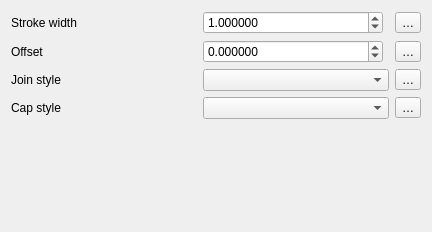
<?xml version="1.0" encoding="UTF-8"?>
<ui version="4.0">
 <class>WidgetFilledLine</class>
 <widget class="QWidget" name="WidgetFilledLine">
  <property name="geometry">
   <rect>
    <x>0</x>
    <y>0</y>
    <width>432</width>
    <height>232</height>
   </rect>
  </property>
  <property name="windowTitle">
   <string notr="true">Form</string>
  </property>
  <layout class="QGridLayout" name="gridLayout">
   <item row="3" column="2">
    <widget class="QgsPropertyOverrideButton" name="mCapStyleDDBtn">
     <property name="text">
      <string>…</string>
     </property>
    </widget>
   </item>
   <item row="3" column="1">
    <widget class="QgsPenCapStyleComboBox" name="cboCapStyle"/>
   </item>
   <item row="1" column="2">
    <widget class="QgsPropertyOverrideButton" name="mOffsetDDBtn">
     <property name="text">
      <string>…</string>
     </property>
    </widget>
   </item>
   <item row="0" column="1">
    <layout class="QHBoxLayout" name="horizontalLayout_2">
     <item>
      <widget class="QgsDoubleSpinBox" name="spinWidth">
       <property name="sizePolicy">
        <sizepolicy hsizetype="Preferred" vsizetype="Fixed">
         <horstretch>1</horstretch>
         <verstretch>0</verstretch>
        </sizepolicy>
       </property>
       <property name="specialValueText">
        <string>Hairline</string>
       </property>
       <property name="decimals">
        <number>6</number>
       </property>
       <property name="maximum">
        <double>100000.000000000000000</double>
       </property>
       <property name="singleStep">
        <double>0.200000000000000</double>
       </property>
       <property name="value">
        <double>1.000000000000000</double>
       </property>
       <property name="showClearButton" stdset="0">
        <bool>true</bool>
       </property>
      </widget>
     </item>
     <item>
      <widget class="QgsUnitSelectionWidget" name="mPenWidthUnitWidget" native="true">
       <property name="minimumSize">
        <size>
         <width>0</width>
         <height>0</height>
        </size>
       </property>
       <property name="focusPolicy">
        <enum>Qt::StrongFocus</enum>
       </property>
      </widget>
     </item>
    </layout>
   </item>
   <item row="0" column="0">
    <widget class="QLabel" name="label_2">
     <property name="text">
      <string>Stroke width</string>
     </property>
    </widget>
   </item>
   <item row="3" column="0">
    <widget class="QLabel" name="label_6">
     <property name="text">
      <string>Cap style</string>
     </property>
    </widget>
   </item>
   <item row="6" column="0">
    <spacer name="verticalSpacer">
     <property name="orientation">
      <enum>Qt::Vertical</enum>
     </property>
     <property name="sizeHint" stdset="0">
      <size>
       <width>20</width>
       <height>40</height>
      </size>
     </property>
    </spacer>
   </item>
   <item row="2" column="1">
    <widget class="QgsPenJoinStyleComboBox" name="cboJoinStyle"/>
   </item>
   <item row="1" column="0">
    <widget class="QLabel" name="label_4">
     <property name="text">
      <string>Offset</string>
     </property>
    </widget>
   </item>
   <item row="0" column="2">
    <widget class="QgsPropertyOverrideButton" name="mPenWidthDDBtn">
     <property name="text">
      <string>…</string>
     </property>
    </widget>
   </item>
   <item row="1" column="1">
    <layout class="QHBoxLayout" name="horizontalLayout_3">
     <item>
      <widget class="QgsDoubleSpinBox" name="spinOffset">
       <property name="sizePolicy">
        <sizepolicy hsizetype="Minimum" vsizetype="Fixed">
         <horstretch>1</horstretch>
         <verstretch>0</verstretch>
        </sizepolicy>
       </property>
       <property name="styleSheet">
        <string notr="true"/>
       </property>
       <property name="decimals">
        <number>6</number>
       </property>
       <property name="minimum">
        <double>-100000.000000000000000</double>
       </property>
       <property name="maximum">
        <double>100000.000000000000000</double>
       </property>
       <property name="singleStep">
        <double>0.200000000000000</double>
       </property>
      </widget>
     </item>
     <item>
      <widget class="QgsUnitSelectionWidget" name="mOffsetUnitWidget" native="true">
       <property name="minimumSize">
        <size>
         <width>0</width>
         <height>0</height>
        </size>
       </property>
       <property name="focusPolicy">
        <enum>Qt::StrongFocus</enum>
       </property>
      </widget>
     </item>
    </layout>
   </item>
   <item row="2" column="0">
    <widget class="QLabel" name="label_5">
     <property name="text">
      <string>Join style</string>
     </property>
    </widget>
   </item>
   <item row="2" column="2">
    <widget class="QgsPropertyOverrideButton" name="mJoinStyleDDBtn">
     <property name="text">
      <string>…</string>
     </property>
    </widget>
   </item>
  </layout>
 </widget>
 <customwidgets>
  <customwidget>
   <class>QgsDoubleSpinBox</class>
   <extends>QDoubleSpinBox</extends>
   <header>qgsdoublespinbox.h</header>
  </customwidget>
  <customwidget>
   <class>QgsPropertyOverrideButton</class>
   <extends>QToolButton</extends>
   <header>qgspropertyoverridebutton.h</header>
  </customwidget>
  <customwidget>
   <class>QgsUnitSelectionWidget</class>
   <extends>QWidget</extends>
   <header>qgsunitselectionwidget.h</header>
   <container>1</container>
  </customwidget>
  <customwidget>
   <class>QgsPenJoinStyleComboBox</class>
   <extends>QComboBox</extends>
   <header>qgspenstylecombobox.h</header>
  </customwidget>
  <customwidget>
   <class>QgsPenCapStyleComboBox</class>
   <extends>QComboBox</extends>
   <header>qgspenstylecombobox.h</header>
  </customwidget>
 </customwidgets>
 <tabstops>
  <tabstop>spinWidth</tabstop>
  <tabstop>mPenWidthUnitWidget</tabstop>
  <tabstop>mPenWidthDDBtn</tabstop>
  <tabstop>spinOffset</tabstop>
  <tabstop>mOffsetUnitWidget</tabstop>
  <tabstop>mOffsetDDBtn</tabstop>
  <tabstop>cboJoinStyle</tabstop>
  <tabstop>mJoinStyleDDBtn</tabstop>
  <tabstop>cboCapStyle</tabstop>
  <tabstop>mCapStyleDDBtn</tabstop>
 </tabstops>
 <resources/>
 <connections/>
</ui>
